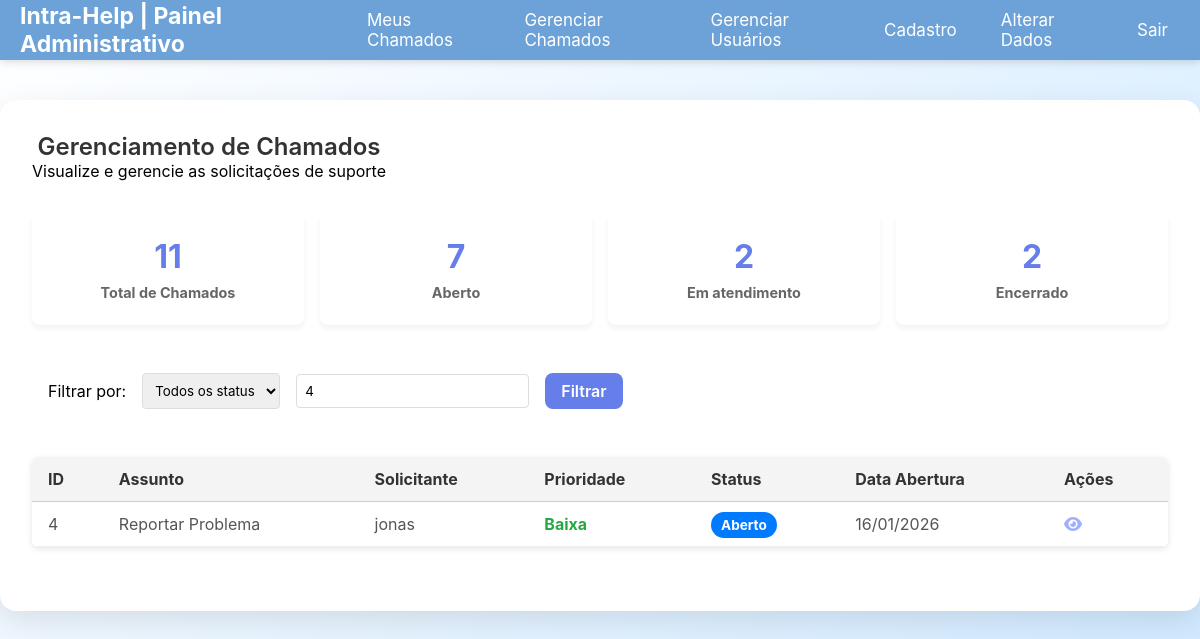
The app's page /views/painelTecnico.php?busca=4 (signed in) with its own data.
### tables this page shows
CREATE TABLE "chamados" (
	"numero"	INTEGER NOT NULL,
	"solicitante_id"	INTEGER NOT NULL,
	"descricao"	TEXT NOT NULL,
	"responsavel_id"	INTEGER DEFAULT 1,
	"status"	TEXT DEFAULT "Aberto",
	"data_criacao"	TEXT DEFAULT current_timestamp, titulo text default "Reportar Problema", prioridade text default "Baixa",
	PRIMARY KEY("numero"),
	CONSTRAINT "fk_responsavel" FOREIGN KEY("responsavel_id") REFERENCES "usuarios"("usuario_id"),
	CONSTRAINT "fk_solicitante" FOREIGN KEY("solicitante_id") REFERENCES "usuarios"("usuario_id")
);

### models/chamados.php (called while the page is built, shortened)
<?php
function todosChamados($status = '', $busca = ''){
    $pdo = conectarDB();
    $sql = "SELECT c.numero, u.nome as solicitante, c.descricao, us.nome as responsavel, c.status, c.data_criacao, c.prioridade, c.titulo
            FROM chamados c
            INNER JOIN usuarios u
            ON solicitante_id = u.usuario_id
            INNER JOIN usuarios us
            ON responsavel_id = us.usuario_id
            WHERE 1=1";
    $params = [];
    $busca = trim($busca);
    if (!empty($busca)) {
        if (is_numeric($busca)) {
            $sql .= " AND (c.numero = ? OR c.titulo LIKE ?)";
            $params[] = (int)$busca;
            $params[] = "%$busca%";
        } else {
            $sql .= " AND c.titulo LIKE ?";
            $params[] = "%$busca%";
        }
    }
    $stmt = $pdo->prepare($sql);
    $stmt->execute($params);
    return $stmt->fetchAll(PDO::FETCH_ASSOC);
}
function contagemTodosChamadosPorStatus(){
    $pdo = conectarDB();
    $sql = "SELECT status, count(status) as Total FROM chamados c
            GROUP BY status";
    $stmt = $pdo->prepare($sql);
    $stmt->execute();
    return $stmt->fetchAll(PDO::FETCH_ASSOC);
}
function contagemTodosChamados() : int{
    $pdo = conectarDB();
    $sql = "SELECT COUNT(status) as Total FROM chamados";
    $stmt = $pdo->prepare($sql);
    $stmt->execute();
    return (int)$stmt->fetchColumn();
}

### views/painelTecnico.php (the view, shortened to what this page needs)
<?php
    require_once dirname(__DIR__) . '/models/chamados.php';
    $statusFiltro = $_GET['status'] ?? '';
    $buscaFiltro = $_GET['busca'] ?? '';
    $chamados = todosChamados($statusFiltro, $buscaFiltro);
    $contagemStatus = contagemTodosChamadosPorStatus();
    $totalChamados = contagemTodosChamados();
?>
<!DOCTYPE html>
<html lang="pt-br">
<head>
    <link rel="stylesheet" href="../theme.css">
    <link rel="stylesheet" href="../style.css">
    <link rel="stylesheet" href="./painelTecnico.css">
    <link rel="stylesheet" href="https://cdnjs.cloudflare.com/ajax/libs/font-awesome/6.5.0/css/all.min.css">
</head>
<body>
    <?php
    include 'menu.php';
    ?>
    <div class="main-content">
        <div class="container">
            <div class="header-painel">
                <div>
                    <h2>Gerenciamento de Chamados</h2>
                    <p>Visualize e gerencie as solicitações de suporte</p>
                </div>
            </div>
            <div class="stats-cards">
                <div class="card">
                    <h3><?= $totalChamados ?></h3>
                    <p>Total de Chamados</p>
                </div>
                <?php foreach($contagemStatus as $c):?>
                <div class="card">
                    <h3><?= $c['Total'] ?></h3>
                    <p><?= $c['status'] ?></p>
                </div>
                <?php endforeach?>
            </div>
            <form method="GET" action="">
                <div class="filters">
                    <span>Filtrar por:</span>
                    <select name="status">
                        <option value="">Todos os status</option>
                    </select>
                    <input type="text" name="busca" value="<?= htmlspecialchars($buscaFiltro) ?>" placeholder="Buscar por ID ou Assunto...">
                    <button class="filters-btn btn" >Filtrar</button>
                </div>
            </form>
            <table class="data-table" style="max-width: 100%;">
                <thead>
                    <tr>
                        <th>ID</th>
                        <th>Assunto</th>
                        <th>Solicitante</th>
                        <th>Prioridade</th>
                        <th>Status</th>
                        <th>Data Abertura</th>
                        <th>Ações</th>
                    </tr>
                </thead>
                <tbody>
                    <?php foreach($chamados as $ch): ?>
                    <tr>
                        <td><?= $ch['numero'] ?></td>
                        <td><?= $ch['titulo'] ?></td>
                        <td><?= $ch['solicitante'] ?></td>
                        <td><span class="span-<?= $ch['prioridade'] ?>"><?= $ch['prioridade'] ?></span></td>
                        <td><span class="badge badge-<?= $ch['status'] ?>"><?= $ch['status'] ?></span></td>
                        <td><?= date('d/m/Y', strtotime($ch['data_criacao'])) ?></td>
                        <td>
                            <a href="../views/verChamado.php?id=<?= $ch['numero'] ?>" title="Visualizar">
                                <i class="fa-solid fa-eye"></i>
                            </a>
                        </td>
                    </tr>
                    <?php endforeach ?>
                </tbody>
            </table>
        </div>
    </div>
</body>
</html>

### theme.css (style rules this page uses)
:root { --primary: #667eea; --primary-hover: #5a67d8; --text-main: #111; --text-muted: #666; --text-soft: #555; --thead: #f4f4f4; --bg-page: #f5f6fa; --bg-card: #ffffff; --bg-soft: #f5f7fa; --bg-soft-2: #f9fbff; --border: #d1d5db; --border-soft: #e1e7f0; --blue: #007bff; --gray: #6c757d; --yellow: #ffc107; --green: #28a745; --red: #dc3545; --orange: orange; --success-bg: #e6fffa; --error-bg: #fed7d7; --link:#9dafff; --shadow-focus: rgba(102, 126, 234, 0.2); }

### style.css (style rules this page uses)
* { box-sizing: border-box; margin: 0; padding: 0; font-family: 'Inter', sans-serif; }
body { background: linear-gradient(135deg, #fff, #cbe7ff); min-height: 100svh; }
.main-content { display: flex; justify-content: center; align-items: center; margin-top: 80px; padding: 20px; }
.container { background: #fff; padding: 2rem; border-radius: 1rem; box-shadow: 0 10px 30px rgba(0, 0, 0, 0.1); min-width: 450px; }
.container:has(table) { min-width: 1200px; }
h2 { text-align: center; margin-bottom: 1.5rem; font-weight: 600; color: #333; }
.btn { width: 100%; padding: 0.75rem 1rem; background-color: #667eea; color: white; border: none; border-radius: 0.5rem; font-size: 1rem; font-weight: 600; cursor: pointer; transition: background 0.3s ease; }
a { color: var(--link); text-decoration: none; margin: auto; }
.data-table { width: 100%; min-width: 1000px; margin: 2rem auto; border-collapse: collapse; font-family: Arial, sans-serif; font-size: 16px; background-color: #fff; box-shadow: 0 2px 6px rgba(0, 0, 0, 0.1); border-radius: 6px; overflow: hidden; }
.data-table thead { background-color: var(--thead); }
.data-table thead th { text-align: left; padding: 12px 16px; border-bottom: 1px solid #ccc; color: #333; font-weight: bold; }
.data-table tbody td { padding: 12px 16px; border-bottom: 1px solid #eee; color: #555; }

### views/painelTecnico.css (style rules this page uses)
body { min-height: 100svh; }
.main-content { margin-top: 80px; padding: 20px; display: flex; justify-content: center; }
.container { min-width: 1200px; margin: 0 auto; }
.header-painel { display: flex; justify-content: space-between; align-items: center; margin-bottom: 2rem; flex-wrap: wrap; gap: 1rem; }
.stats-cards { display: grid; grid-template-columns: repeat(auto-fit, minmax(200px, 1fr)); gap: 1rem; margin-bottom: 2rem; }
.card { background: #fff; padding: 1.5rem; border-radius: 8px; box-shadow: 0 4px 6px rgba(0,0,0,0.05); text-align: center; }
.card h3 { font-size: 2rem; margin-bottom: 0.5rem; color: #667eea; }
.card p { color: #666; font-size: 0.9rem; font-weight: bold; }
.badge { padding: 5px 10px; border-radius: 15px; font-size: 0.85rem; font-weight: bold; color: white; }
.badge-Aberto { background-color: #007bff; }
.filters-btn { width: auto; padding: 0.5rem 1rem; }
.filters { background: #fff; padding: 1rem; border-radius: 8px; margin-bottom: 1rem; display: flex; gap: 1rem; align-items: center; }
.filters select, .filters input { padding: 0.5rem; border: 1px solid #ddd; border-radius: 4px; }
h2 { margin: 0; }
.span-Baixa { color: #28a745; font-weight: bold; }

### records on screen
chamados: numero "4", titulo "Reportar Problema", solicitante "jonas", prioridade "Baixa", status "Aberto", data_criacao "16/01/2026"

### other values on screen
$totalChamados "11"
$c['Total'] "7"
$c['status'] "Aberto"
$c['Total'] "2"
$c['status'] "Em atendimento"
$c['status'] "Encerrado"
